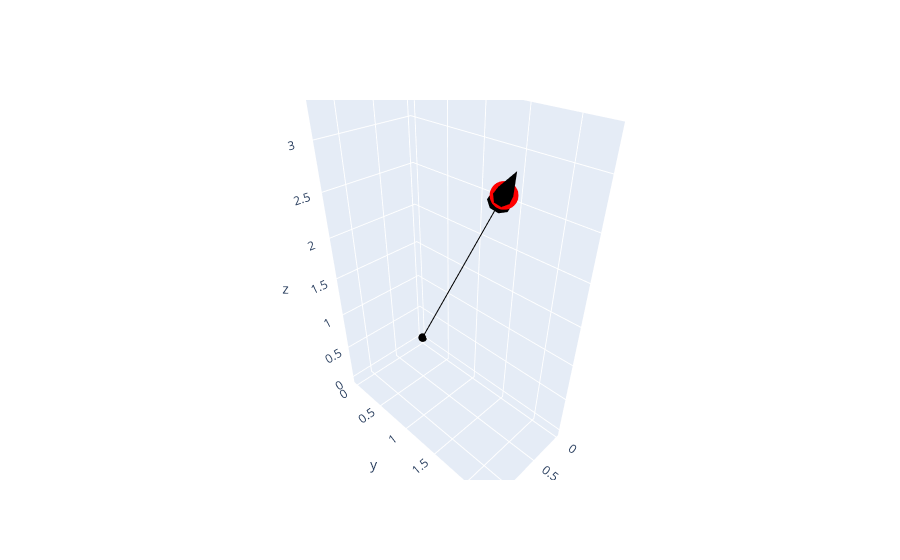

This figure's notebook cell:
### Markdown cell above
A Vector object has an inbuilt plotly plotter for fast visualization

### Code cell
V = pma.Vector(1,2,3)
f, o = V.quiverly()
f, o = V.scatterly(marker=dict(size=10, color='red'), fig=f)
f.show()
V.quiver3d()
pmp.equal_aspect_3d()
pmp.show()

### Figure 1 — Plotly figure (JSON) as saved in the notebook; plotly's stock layout.template omitted (floating-point values rounded to 4 significant figures)
{"data": [{"line": {"color": "black"}, "marker": {"size": 0}, "name": "Vector", "showlegend": false, "type": "scatter3d", "x": [0, 1], "y": [0, 2], "z": [0, 3]}, {"colorscale": [[0, "black"], [1, "black"]], "showscale": false, "type": "cone", "u": [0.2], "v": [0.4], "w": [0.6], "x": [1], "y": [2], "z": [3]}, {"marker": {"color": "red", "size": 10}, "showlegend": false, "type": "scatter3d", "x": [1], "y": [2], "z": [3]}], "layout": {}}
